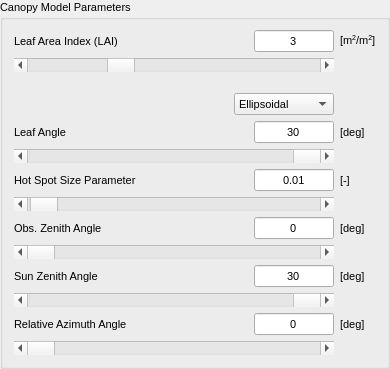
        <widget class="QgsCollapsibleGroupBox" name="CanopyMP_Box">
         <property name="enabled">
          <bool>true</bool>
         </property>
         <property name="sizePolicy">
          <sizepolicy hsizetype="Preferred" vsizetype="Preferred">
           <horstretch>0</horstretch>
           <verstretch>0</verstretch>
          </sizepolicy>
         </property>
         <property name="minimumSize">
          <size>
           <width>0</width>
           <height>0</height>
          </size>
         </property>
         <property name="maximumSize">
          <size>
           <width>320000</width>
           <height>16777215</height>
          </size>
         </property>
         <property name="font">
          <font>
           <pointsize>8</pointsize>
          </font>
         </property>
         <property name="title">
          <string>Canopy Model Parameters</string>
         </property>
         <property name="flat">
          <bool>true</bool>
         </property>
         <property name="collapsed">
          <bool>false</bool>
         </property>
         <property name="syncGroup">
          <string notr="true"/>
         </property>
         <property name="saveCollapsedState">
          <bool>false</bool>
         </property>
         <property name="saveCheckedState">
          <bool>true</bool>
         </property>
         <layout class="QGridLayout" name="gridLayout_2">
          <item row="0" column="3" alignment="Qt::AlignRight">
           <widget class="QLineEdit" name="LAI_lineEdit">
            <property name="enabled">
             <bool>true</bool>
            </property>
            <property name="sizePolicy">
             <sizepolicy hsizetype="Preferred" vsizetype="Preferred">
              <horstretch>0</horstretch>
              <verstretch>0</verstretch>
             </sizepolicy>
            </property>
            <property name="minimumSize">
             <size>
              <width>0</width>
              <height>0</height>
             </size>
            </property>
            <property name="maximumSize">
             <size>
              <width>80</width>
              <height>16777215</height>
             </size>
            </property>
            <property name="font">
             <font>
              <pointsize>8</pointsize>
             </font>
            </property>
            <property name="layoutDirection">
             <enum>Qt::LeftToRight</enum>
            </property>
            <property name="inputMethodHints">
             <set>Qt::ImhDigitsOnly</set>
            </property>
            <property name="text">
             <string>3</string>
            </property>
            <property name="frame">
             <bool>true</bool>
            </property>
            <property name="alignment">
             <set>Qt::AlignCenter</set>
            </property>
            <property name="dragEnabled">
             <bool>false</bool>
            </property>
           </widget>
          </item>
          <item row="13" column="3" alignment="Qt::AlignRight">
           <widget class="QLineEdit" name="rAA_lineEdit">
            <property name="sizePolicy">
             <sizepolicy hsizetype="Preferred" vsizetype="Preferred">
              <horstretch>0</horstretch>
              <verstretch>0</verstretch>
             </sizepolicy>
            </property>
            <property name="minimumSize">
             <size>
              <width>0</width>
              <height>0</height>
             </size>
            </property>
            <property name="maximumSize">
             <size>
              <width>80</width>
              <height>16777215</height>
             </size>
            </property>
            <property name="font">
             <font>
              <pointsize>8</pointsize>
             </font>
            </property>
            <property name="inputMethodHints">
             <set>Qt::ImhDigitsOnly</set>
            </property>
            <property name="text">
             <string>0</string>
            </property>
            <property name="frame">
             <bool>true</bool>
            </property>
            <property name="alignment">
             <set>Qt::AlignCenter</set>
            </property>
           </widget>
          </item>
          <item row="0" column="1" colspan="2">
           <spacer name="horizontalSpacer_4">
            <property name="orientation">
             <enum>Qt::Horizontal</enum>
            </property>
            <property name="sizeType">
             <enum>QSizePolicy::Expanding</enum>
            </property>
            <property name="sizeHint" stdset="0">
             <size>
              <width>80</width>
              <height>20</height>
             </size>
            </property>
           </spacer>
          </item>
          <item row="11" column="3" alignment="Qt::AlignRight">
           <widget class="QLineEdit" name="SZA_lineEdit">
            <property name="sizePolicy">
             <sizepolicy hsizetype="Preferred" vsizetype="Preferred">
              <horstretch>0</horstretch>
              <verstretch>0</verstretch>
             </sizepolicy>
            </property>
            <property name="minimumSize">
             <size>
              <width>0</width>
              <height>0</height>
             </size>
            </property>
            <property name="maximumSize">
             <size>
              <width>80</width>
              <height>16777215</height>
             </size>
            </property>
            <property name="inputMethodHints">
             <set>Qt::ImhDigitsOnly</set>
            </property>
            <property name="text">
             <string>30</string>
            </property>
            <property name="frame">
             <bool>true</bool>
            </property>
            <property name="alignment">
             <set>Qt::AlignCenter</set>
            </property>
           </widget>
          </item>
          <item row="9" column="5">
           <widget class="QLabel" name="ozalbl">
            <property name="font">
             <font>
              <pointsize>8</pointsize>
             </font>
            </property>
            <property name="text">
             <string>[deg]</string>
            </property>
           </widget>
          </item>
          <item row="0" column="0">
           <widget class="QLabel" name="LAI_Text">
            <property name="sizePolicy">
             <sizepolicy hsizetype="Preferred" vsizetype="Preferred">
              <horstretch>0</horstretch>
              <verstretch>0</verstretch>
             </sizepolicy>
            </property>
            <property name="minimumSize">
             <size>
              <width>0</width>
              <height>0</height>
             </size>
            </property>
            <property name="maximumSize">
             <size>
              <width>16777215</width>
              <height>16777215</height>
             </size>
            </property>
            <property name="font">
             <font>
              <pointsize>8</pointsize>
             </font>
            </property>
            <property name="text">
             <string>Leaf Area Index (LAI)</string>
            </property>
           </widget>
          </item>
          <item row="12" column="0" colspan="4">
           <widget class="QScrollBar" name="SZA_Slide">
            <property name="sizePolicy">
             <sizepolicy hsizetype="Preferred" vsizetype="Fixed">
              <horstretch>0</horstretch>
              <verstretch>0</verstretch>
             </sizepolicy>
            </property>
            <property name="maximum">
             <number>890000</number>
            </property>
            <property name="singleStep">
             <number>10000</number>
            </property>
            <property name="pageStep">
             <number>10000</number>
            </property>
            <property name="value">
             <number>300000</number>
            </property>
            <property name="sliderPosition">
             <number>300000</number>
            </property>
            <property name="orientation">
             <enum>Qt::Horizontal</enum>
            </property>
           </widget>
          </item>
          <item row="7" column="0" alignment="Qt::AlignLeft">
           <widget class="QLabel" name="hspot_Text">
            <property name="sizePolicy">
             <sizepolicy hsizetype="Preferred" vsizetype="Preferred">
              <horstretch>0</horstretch>
              <verstretch>0</verstretch>
             </sizepolicy>
            </property>
            <property name="minimumSize">
             <size>
              <width>0</width>
              <height>0</height>
             </size>
            </property>
            <property name="maximumSize">
             <size>
              <width>16777215</width>
              <height>16777215</height>
             </size>
            </property>
            <property name="font">
             <font>
              <pointsize>8</pointsize>
             </font>
            </property>
            <property name="autoFillBackground">
             <bool>false</bool>
            </property>
            <property name="lineWidth">
             <number>0</number>
            </property>
            <property name="midLineWidth">
             <number>0</number>
            </property>
            <property name="text">
             <string>Hot Spot Size Parameter  </string>
            </property>
            <property name="textFormat">
             <enum>Qt::AutoText</enum>
            </property>
            <property name="alignment">
             <set>Qt::AlignLeading|Qt::AlignLeft|Qt::AlignVCenter</set>
            </property>
            <property name="margin">
             <number>0</number>
            </property>
            <property name="indent">
             <number>-1</number>
            </property>
           </widget>
          </item>
          <item row="13" column="5">
           <widget class="QLabel" name="label_13">
            <property name="font">
             <font>
              <pointsize>8</pointsize>
             </font>
            </property>
            <property name="text">
             <string>[deg]</string>
            </property>
           </widget>
          </item>
          <item row="5" column="3" alignment="Qt::AlignRight">
           <widget class="QLineEdit" name="LIDFB_lineEdit">
            <property name="sizePolicy">
             <sizepolicy hsizetype="Preferred" vsizetype="Preferred">
              <horstretch>0</horstretch>
              <verstretch>0</verstretch>
             </sizepolicy>
            </property>
            <property name="minimumSize">
             <size>
              <width>0</width>
              <height>0</height>
             </size>
            </property>
            <property name="maximumSize">
             <size>
              <width>80</width>
              <height>16777215</height>
             </size>
            </property>
            <property name="font">
             <font>
              <pointsize>8</pointsize>
             </font>
            </property>
            <property name="inputMethodHints">
             <set>Qt::ImhDigitsOnly</set>
            </property>
            <property name="text">
             <string>30</string>
            </property>
            <property name="frame">
             <bool>true</bool>
            </property>
            <property name="alignment">
             <set>Qt::AlignCenter</set>
            </property>
           </widget>
          </item>
          <item row="5" column="0">
           <widget class="QLabel" name="LIDFB_Text">
            <property name="sizePolicy">
             <sizepolicy hsizetype="Preferred" vsizetype="Preferred">
              <horstretch>0</horstretch>
              <verstretch>0</verstretch>
             </sizepolicy>
            </property>
            <property name="minimumSize">
             <size>
              <width>0</width>
              <height>0</height>
             </size>
            </property>
            <property name="maximumSize">
             <size>
              <width>16777215</width>
              <height>16777215</height>
             </size>
            </property>
            <property name="font">
             <font>
              <pointsize>8</pointsize>
             </font>
            </property>
            <property name="text">
             <string>Leaf Angle</string>
            </property>
           </widget>
          </item>
          <item row="1" column="0" colspan="4">
           <widget class="QScrollBar" name="LAI_Slide">
            <property name="sizePolicy">
             <sizepolicy hsizetype="Preferred" vsizetype="Fixed">
              <horstretch>0</horstretch>
              <verstretch>0</verstretch>
             </sizepolicy>
            </property>
            <property name="minimum">
             <number>100</number>
            </property>
            <property name="maximum">
             <number>150000</number>
            </property>
            <property name="singleStep">
             <number>100</number>
            </property>
            <property name="sliderPosition">
             <number>30000</number>
            </property>
            <property name="orientation">
             <enum>Qt::Horizontal</enum>
            </property>
           </widget>
          </item>
          <item row="11" column="5">
           <widget class="QLabel" name="label_12">
            <property name="font">
             <font>
              <pointsize>8</pointsize>
             </font>
            </property>
            <property name="text">
             <string>[deg]</string>
            </property>
           </widget>
          </item>
          <item row="13" column="0">
           <widget class="QLabel" name="rAA_Text">
            <property name="sizePolicy">
             <sizepolicy hsizetype="Preferred" vsizetype="Preferred">
              <horstretch>0</horstretch>
              <verstretch>0</verstretch>
             </sizepolicy>
            </property>
            <property name="minimumSize">
             <size>
              <width>0</width>
              <height>0</height>
             </size>
            </property>
            <property name="maximumSize">
             <size>
              <width>16777215</width>
              <height>16777215</height>
             </size>
            </property>
            <property name="font">
             <font>
              <pointsize>8</pointsize>
             </font>
            </property>
            <property name="text">
             <string>Relative Azimuth Angle</string>
            </property>
           </widget>
          </item>
          <item row="0" column="5">
           <widget class="QLabel" name="lblLAI">
            <property name="font">
             <font>
              <pointsize>8</pointsize>
             </font>
            </property>
            <property name="text">
             <string>[m&lt;sup&gt;2&lt;/sup&gt;/m&lt;sup&gt;2&lt;/sup&gt;]</string>
            </property>
           </widget>
          </item>
          <item row="9" column="0">
           <widget class="QLabel" name="OZA_Text">
            <property name="sizePolicy">
             <sizepolicy hsizetype="Preferred" vsizetype="Preferred">
              <horstretch>0</horstretch>
              <verstretch>0</verstretch>
             </sizepolicy>
            </property>
            <property name="minimumSize">
             <size>
              <width>0</width>
              <height>0</height>
             </size>
            </property>
            <property name="maximumSize">
             <size>
              <width>16777215</width>
              <height>16777215</height>
             </size>
            </property>
            <property name="font">
             <font>
              <pointsize>8</pointsize>
             </font>
            </property>
            <property name="text">
             <string>Obs. Zenith Angle</string>
            </property>
           </widget>
          </item>
          <item row="4" column="3" alignment="Qt::AlignRight">
           <widget class="QComboBox" name="LIDF_combobox">
            <property name="sizePolicy">
             <sizepolicy hsizetype="Preferred" vsizetype="Preferred">
              <horstretch>0</horstretch>
              <verstretch>0</verstretch>
             </sizepolicy>
            </property>
            <property name="maximumSize">
             <size>
              <width>100</width>
              <height>16777215</height>
             </size>
            </property>
            <property name="font">
             <font>
              <pointsize>8</pointsize>
             </font>
            </property>
            <property name="currentIndex">
             <number>0</number>
            </property>
            <property name="maxVisibleItems">
             <number>7</number>
            </property>
            <property name="minimumContentsLength">
             <number>0</number>
            </property>
            <property name="iconSize">
             <size>
              <width>16</width>
              <height>16</height>
             </size>
            </property>
            <property name="frame">
             <bool>true</bool>
            </property>
            <item>
             <property name="text">
              <string>Ellipsoidal</string>
             </property>
            </item>
            <item>
             <property name="text">
              <string>Beta: planophile</string>
             </property>
            </item>
            <item>
             <property name="text">
              <string>Beta: erectophile</string>
             </property>
            </item>
            <item>
             <property name="text">
              <string>Beta: plagiophile</string>
             </property>
            </item>
            <item>
             <property name="text">
              <string>Beta: extremophile</string>
             </property>
            </item>
            <item>
             <property name="text">
              <string>Beta: spherical</string>
             </property>
            </item>
            <item>
             <property name="text">
              <string>Beta: uniform</string>
             </property>
            </item>
           </widget>
          </item>
          <item row="7" column="5">
           <widget class="QLabel" name="hspotlbl">
            <property name="font">
             <font>
              <pointsize>8</pointsize>
             </font>
            </property>
            <property name="text">
             <string>[-]</string>
            </property>
           </widget>
          </item>
          <item row="8" column="0" colspan="4">
           <widget class="QScrollBar" name="hspot_Slide">
            <property name="sizePolicy">
             <sizepolicy hsizetype="Preferred" vsizetype="Fixed">
              <horstretch>0</horstretch>
              <verstretch>0</verstretch>
             </sizepolicy>
            </property>
            <property name="maximum">
             <number>10000</number>
            </property>
            <property name="singleStep">
             <number>1000</number>
            </property>
            <property name="pageStep">
             <number>1000</number>
            </property>
            <property name="value">
             <number>100</number>
            </property>
            <property name="sliderPosition">
             <number>100</number>
            </property>
            <property name="tracking">
             <bool>true</bool>
            </property>
            <property name="orientation">
             <enum>Qt::Horizontal</enum>
            </property>
           </widget>
          </item>
          <item row="5" column="5">
           <widget class="QLabel" name="label_9">
            <property name="font">
             <font>
              <pointsize>8</pointsize>
             </font>
            </property>
            <property name="text">
             <string>[deg]</string>
            </property>
           </widget>
          </item>
          <item row="6" column="0" colspan="4">
           <widget class="QScrollBar" name="LIDFB_Slide">
            <property name="sizePolicy">
             <sizepolicy hsizetype="Preferred" vsizetype="Fixed">
              <horstretch>0</horstretch>
              <verstretch>0</verstretch>
             </sizepolicy>
            </property>
            <property name="maximum">
             <number>900000</number>
            </property>
            <property name="singleStep">
             <number>10000</number>
            </property>
            <property name="pageStep">
             <number>10000</number>
            </property>
            <property name="value">
             <number>300000</number>
            </property>
            <property name="sliderPosition">
             <number>300000</number>
            </property>
            <property name="orientation">
             <enum>Qt::Horizontal</enum>
            </property>
           </widget>
          </item>
          <item row="7" column="3" alignment="Qt::AlignRight">
           <widget class="QLineEdit" name="hspot_lineEdit">
            <property name="sizePolicy">
             <sizepolicy hsizetype="Preferred" vsizetype="Preferred">
              <horstretch>0</horstretch>
              <verstretch>0</verstretch>
             </sizepolicy>
            </property>
            <property name="minimumSize">
             <size>
              <width>0</width>
              <height>0</height>
             </size>
            </property>
            <property name="maximumSize">
             <size>
              <width>80</width>
              <height>16777215</height>
             </size>
            </property>
            <property name="font">
             <font>
              <pointsize>8</pointsize>
             </font>
            </property>
            <property name="inputMethodHints">
             <set>Qt::ImhDigitsOnly</set>
            </property>
            <property name="text">
             <string>0.01</string>
            </property>
            <property name="frame">
             <bool>true</bool>
            </property>
            <property name="alignment">
             <set>Qt::AlignCenter</set>
            </property>
           </widget>
          </item>
          <item row="2" column="3">
           <spacer name="verticalSpacer_2">
            <property name="orientation">
             <enum>Qt::Vertical</enum>
            </property>
            <property name="sizeType">
             <enum>QSizePolicy::Minimum</enum>
            </property>
            <property name="sizeHint" stdset="0">
             <size>
              <width>20</width>
              <height>15</height>
             </size>
            </property>
           </spacer>
          </item>
          <item row="14" column="0" colspan="4">
           <widget class="QScrollBar" name="rAA_Slide">
            <property name="sizePolicy">
             <sizepolicy hsizetype="Preferred" vsizetype="Fixed">
              <horstretch>0</horstretch>
              <verstretch>0</verstretch>
             </sizepolicy>
            </property>
            <property name="maximum">
             <number>1800000</number>
            </property>
            <property name="singleStep">
             <number>10000</number>
            </property>
            <property name="pageStep">
             <number>10000</number>
            </property>
            <property name="orientation">
             <enum>Qt::Horizontal</enum>
            </property>
           </widget>
          </item>
          <item row="9" column="3" alignment="Qt::AlignRight">
           <widget class="QLineEdit" name="OZA_lineEdit">
            <property name="sizePolicy">
             <sizepolicy hsizetype="Preferred" vsizetype="Preferred">
              <horstretch>0</horstretch>
              <verstretch>0</verstretch>
             </sizepolicy>
            </property>
            <property name="maximumSize">
             <size>
              <width>80</width>
              <height>16777215</height>
             </size>
            </property>
            <property name="font">
             <font>
              <pointsize>8</pointsize>
             </font>
            </property>
            <property name="text">
             <string>0</string>
            </property>
            <property name="alignment">
             <set>Qt::AlignCenter</set>
            </property>
           </widget>
          </item>
          <item row="10" column="0" colspan="4">
           <widget class="QScrollBar" name="OZA_Slide">
            <property name="sizePolicy">
             <sizepolicy hsizetype="Preferred" vsizetype="Fixed">
              <horstretch>0</horstretch>
              <verstretch>0</verstretch>
             </sizepolicy>
            </property>
            <property name="maximum">
             <number>890000</number>
            </property>
            <property name="singleStep">
             <number>10000</number>
            </property>
            <property name="orientation">
             <enum>Qt::Horizontal</enum>
            </property>
           </widget>
          </item>
          <item row="11" column="0">
           <widget class="QLabel" name="SZA_Text">
            <property name="sizePolicy">
             <sizepolicy hsizetype="Preferred" vsizetype="Preferred">
              <horstretch>0</horstretch>
              <verstretch>0</verstretch>
             </sizepolicy>
            </property>
            <property name="minimumSize">
             <size>
              <width>0</width>
              <height>0</height>
             </size>
            </property>
            <property name="maximumSize">
             <size>
              <width>16777215</width>
              <height>16777215</height>
             </size>
            </property>
            <property name="font">
             <font>
              <pointsize>8</pointsize>
             </font>
            </property>
            <property name="text">
             <string>Sun Zenith Angle</string>
            </property>
           </widget>
          </item>
         </layout>
         <zorder>LAI_lineEdit</zorder>
         <zorder>rAA_Text</zorder>
         <zorder>ozalbl</zorder>
         <zorder>label_13</zorder>
         <zorder>LAI_Slide</zorder>
         <zorder>SZA_lineEdit</zorder>
         <zorder>label_9</zorder>
         <zorder>hspotlbl</zorder>
         <zorder>label_12</zorder>
         <zorder>OZA_lineEdit</zorder>
         <zorder>hspot_Slide</zorder>
         <zorder>rAA_Slide</zorder>
         <zorder>LIDFB_Slide</zorder>
         <zorder>lblLAI</zorder>
         <zorder>SZA_Text</zorder>
         <zorder>OZA_Text</zorder>
         <zorder>SZA_Slide</zorder>
         <zorder>OZA_Slide</zorder>
         <zorder>rAA_lineEdit</zorder>
         <zorder>hspot_Text</zorder>
         <zorder>LIDFB_lineEdit</zorder>
         <zorder>LIDFB_Text</zorder>
         <zorder>hspot_lineEdit</zorder>
         <zorder>LAI_Text</zorder>
         <zorder>verticalSpacer_2</zorder>
         <zorder>LIDF_combobox</zorder>
         <zorder>horizontalSpacer_4</zorder>
        </widget>
